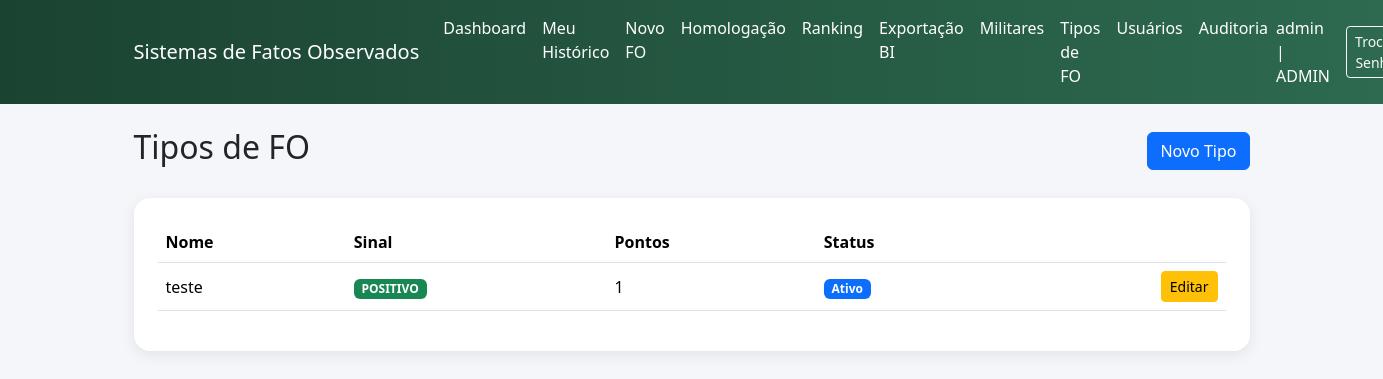
Page /fo/admin/tipos (signed in) on the committed database.
### app/fo/models.py (models this page shows, shortened)
class Usuario(db.Model, UserMixin):
    __tablename__ = "usuarios"
    id = db.Column(db.Integer, primary_key=True)
    username = db.Column(db.String(80), unique=True, nullable=False)
    senha_hash = db.Column(db.String(128), nullable=False)
    perfil = db.Column(
        db.String(20),
        nullable=False,
        default="USUARIO"
    )
    militar_id = db.Column(
        db.Integer,
        db.ForeignKey("militares.id", ondelete="RESTRICT"),
        nullable=True
    )
    militar = db.relationship("Militar")

class TipoDeFato(db.Model):
    __tablename__ = 'tipo_de_fato'
    id = db.Column(db.Integer, primary_key=True)
    nome = db.Column(db.String(150), nullable=False)
    sinal = db.Column(db.String(10), nullable=False) #positivo ou negativo
    pontos = db.Column(db.Integer, nullable=False)
    texto_boletim = db.Column(db.Text, nullable=True)
    ativo = db.Column(db.Boolean, default=True, nullable=False)

### app/fo/routes.py (the view)
@fo_bp.route("/admin/tipos")
@login_required
@requer_admin
def admin_tipos():
    tipos = TipoDeFato.query.order_by(TipoDeFato.nome.asc()).all()
    return render_template("fo/admin_tipos.html", tipos=tipos)

### app/fo/permissions.py (called while the page is built)
def perfil_permitido(*perfis):
    def decorator(func):
        @wraps(func)
        def wrapper(*args, **kwargs):
            if not current_user.is_authenticated:
                flash("Faça login para acessar o sistema.", "warning")
                return redirect(url_for("auth.login"))
            if current_user.perfil not in perfis and current_user.perfil != "ADMIN":
                flash("Você não possui permissão para acessar esta área.", "danger")
                if request.referrer:
                    return redirect(request.referrer)
                return redirect(url_for("index"))
            return func(*args, **kwargs)
        return wrapper
    return decorator

### app/templates/fo/admin_tipos.html (shortened to what this page needs)
{% extends "base.html" %}
{% block content %}
<div class="d-flex justify-content-between align-items-center mb-4">
    <h2>Tipos de FO</h2>
    <a href="{{ url_for('fo.admin_tipo_novo') }}"
       class="btn btn-primary">
        Novo Tipo
    </a>
</div>
<div class="card card-glass p-4">
    <table class="table table-hover align-middle">
        <thead>
            <tr>
                <th>Nome</th>
                <th>Sinal</th>
                <th>Pontos</th>
                <th>Status</th>
                <th></th>
            </tr>
        </thead>
        <tbody>
            {% for tipo in tipos %}
            <tr>
                <td>{{ tipo.nome }}</td>
                <td>
                    {% if tipo.sinal == "POSITIVO" %}
                        <span class="badge bg-success">POSITIVO</span>
                    {% else %}
                        <span class="badge bg-danger">NEGATIVO</span>
                    {% endif %}
                </td>
                <td>{{ tipo.pontos }}</td>
                <td>
                    {% if tipo.ativo %}
                        <span class="badge bg-primary">Ativo</span>
                    {% else %}
                        <span class="badge bg-secondary">Inativo</span>
                    {% endif %}
                </td>
                <td class="text-end">
                    <a href="{{ url_for('fo.admin_tipo_editar', tipo_id=tipo.id) }}"
                       class="btn btn-sm btn-warning">
                        Editar
                    </a>
                </td>
            </tr>
            {% endfor %}
        </tbody>
    </table>
</div>
{% endblock %}

### app/templates/base.html (shortened to what this page needs)
<!DOCTYPE html>
<html lang="pt-BR">
<head>
    <link href="https://cdn.jsdelivr.net/npm/bootstrap@5.3.3/dist/css/bootstrap.min.css" rel="stylesheet">
</head>
<body>
<nav class="navbar navbar-expand-lg navbar-dark navbar-custom mb-4">
    <div class="container">
        <a class="navbar-brand"
            href="{{ url_for('fo.dashboard' )}}">
        Sistemas de Fatos Observados
        </a>
        <div class="collapse navbar-collapse"
            id="navbarNav">
            {% if current_user.is_authenticated %}
            <ul class="navbar-nav me-auto">
                <li class="nav-item">
                    <a class="nav-link" href="{{ url_for('fo.dashboard') }}">
                        Dashboard
                    </a>
                </li>
                {% if current_user.perfil in ["USUARIO", "LANCADOR", "ADMIN"] %}
                    <li class="nav-item">
                        <a class="nav-link" href="{{ url_for('fo.meu_historico') }}">
                            Meu Histórico
                        </a>
                    </li>
                {% endif %}
                {% if current_user.perfil in ["LANCADOR", "HOMOLOGADOR", "ADMIN"] %}
                    <li class="nav-item">
                        <a class="nav-link" href="{{ url_for('fo.novo_fo') }}">
                            Novo FO
                        </a>
                    </li>
                    <li class="nav-item">
                        <a class="nav-link" href="{{ url_for('fo.homologacao') }}">
                            Homologação
                        </a>
                    </li>
                {% endif %}
                {% if current_user.perfil in ["USUARIO", "LANCADOR", "HOMOLOGADOR", "ADMIN"] %}
                    <li class="nav-item">
                        <a class="nav-link" href="{{ url_for('fo.ranking') }}">
                            Ranking
                        </a>
                    </li>
                {% endif %}
                {% if current_user.perfil in ["BOLETIM", "ADMIN"] %}
                    <li class="nav-item">
                        <a class="nav-link" href="{{ url_for('fo.exportacao') }}">
                            Exportação BI
                        </a>
                    </li>
                {% endif %}
                {% if current_user.perfil in ["CADASTRADOR", "ADMIN"] %}
                    <li class="nav-item">
                        <a class="nav-link" href="{{ url_for('fo.admin_militares') }}">
                            Militares
                        </a>
                    </li>
                {% endif %}
                {% if current_user.perfil == "ADMIN" %}
                    <li class="nav-item">
                        <a class="nav-link" href="{{ url_for('fo.admin_tipos') }}">
                            Tipos de FO
                        </a>
                    </li>
                    <li class="nav-item">
                        <a class="nav-link" href="{{ url_for('fo.admin_usuarios') }}">
                            Usuários
                        </a>
                    </li>
                    <li class="nav-item">
                        <a class="nav-link" href="{{ url_for('fo.admin_auditoria') }}">
                            Auditoria
                        </a>
                    </li>
                {% endif %}
            </ul>
            <div class="d-flex align-items-center gap-3">
                <span class="navbar-text">
                    {{ current_user.username }} | {{ current_user.perfil }}
                </span>
                <a class="btn btn-outline-light btn-sm"
                href="{{ url_for('auth.trocar_senha') }}">
                Trocar Senha
                </a>
            </div>
            {% endif %}
        </div>
    </div>
</nav>
<div class="toast-container position-fixed top-0 end-0 p-3"
     style="z-index: 9999;">
</div>
<main class="container">
    {% block content %}{% endblock %}
</main>
</body>
</html>

### app/templates/base.html (style rules this page uses)
body { background: #f4f6f9; }
.navbar-custom { background: linear-gradient(90deg, #1b4332, #2d6a4f); }
.navbar-brand, .nav-link, .navbar-text { color:white !important; }
.card-glass { border-radius: 16px; border:none; box-shadow: 0 4px 15px rgba(0,0,0,0.08); }

### rows in the picture
Usuario: username "admin", perfil "ADMIN"
TipoDeFato: nome "teste", sinal "POSITIVO", pontos "1", ativo "Ativo"
